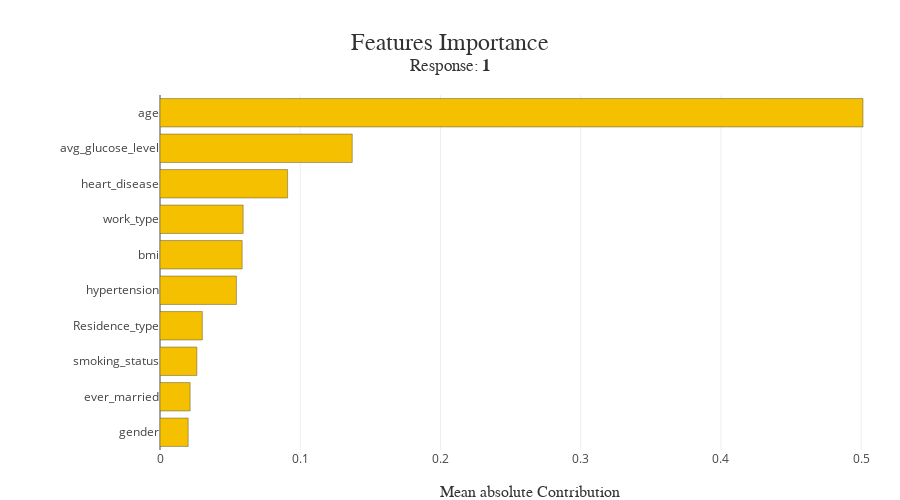

Notebook code cell kept with this figure:
### Code cell
from shapash.explainer.smart_explainer import SmartExplainer
xpl = SmartExplainer(model)
xpl.compile(x=X_test)
xpl.plot.features_importance()
#features_importance.plot(top_n_features=10)

### Figure 1 — Plotly figure (JSON) as saved in the notebook; plotly's stock layout.template omitted (floating-point values rounded to 4 significant figures)
{"data": [{"customdata": ["gender", "ever_married", "smoking_status", "Residence_type", "hypertension", "bmi", "work_type", "heart_disease", "avg_glucose_level", "age"], "hovertemplate": "Feature: %{customdata}<br />Contribution: %{x:.4f}<extra></extra>", "marker": {"color": ["rgba(244, 192, 0, 1.0)", "rgba(244, 192, 0, 1.0)", "rgba(244, 192, 0, 1.0)", "rgba(244, 192, 0, 1.0)", "rgba(244, 192, 0, 1.0)", "rgba(244, 192, 0, 1.0)", "rgba(244, 192, 0, 1.0)", "rgba(244, 192, 0, 1.0)", "rgba(244, 192, 0, 1.0)", "rgba(244, 192, 0, 1.0)"], "line": {"color": "rgba(52, 55, 54, 0.8)", "width": 0.5}}, "name": "Global", "orientation": "h", "type": "bar", "x": [0.0201, 0.0215, 0.0263, 0.0302, 0.0545, 0.0586, 0.0593, 0.091, 0.1371, 0.5013], "y": ["gender", "ever_married", "smoking_status", "Residence_type", "hypertension", "bmi", "work_type", "heart_disease", "avg_glucose_level", "age"]}], "layout": {"autosize": false, "barmode": "group", "height": 500, "hovermode": "closest", "margin": {"b": 50, "l": 160, "r": 0, "t": 95}, "title": {"font": {"color": "rgb(50, 50, 50)", "family": "Arial", "size": 24}, "text": "Features Importance<br><sup>Response: <b>1</b></sup>", "x": 0.5, "xanchor": "center", "y": 0.9, "yanchor": "middle"}, "width": 900, "xaxis": {"title": {"font": {"color": "rgb(50, 50, 50)", "family": "Arial Black", "size": 16}, "text": "Mean absolute Contribution"}}, "yaxis": {"automargin": true, "dtick": 1, "tickmode": "array", "ticktext": ["gender", "ever_married", "smoking_status", "Residence_type", "hypertension", "bmi", "work_type", "heart_disease", "avg_glucose_level", "age"], "tickvals": ["gender", "ever_married", "smoking_status", "Residence_type", "hypertension", "bmi", "work_type", "heart_disease", "avg_glucose_level", "age"], "title": {"font": {"color": "rgb(50, 50, 50)", "family": "Arial Black", "size": 16}}}}}
